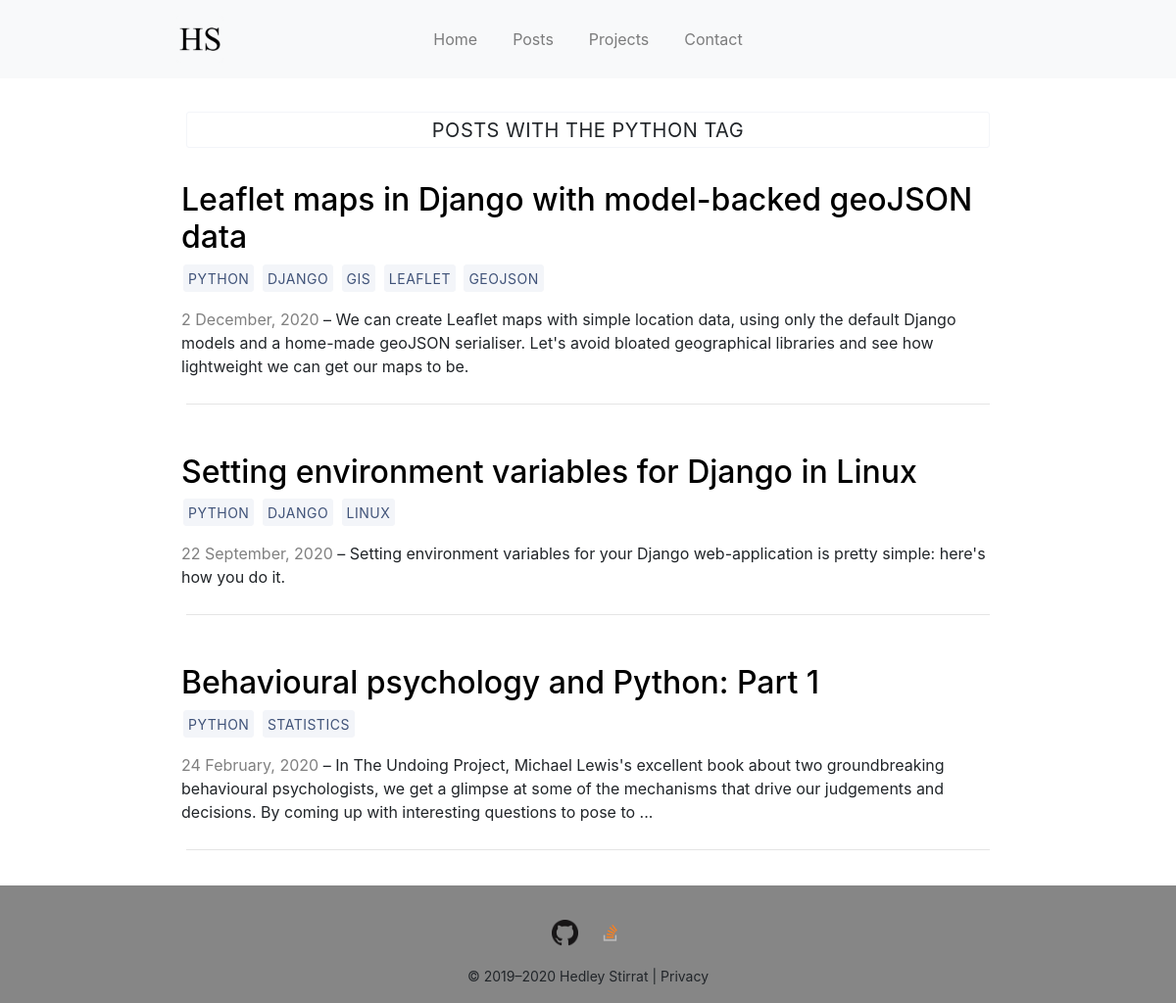
The page /tags/Python/ on the database as committed earlier.
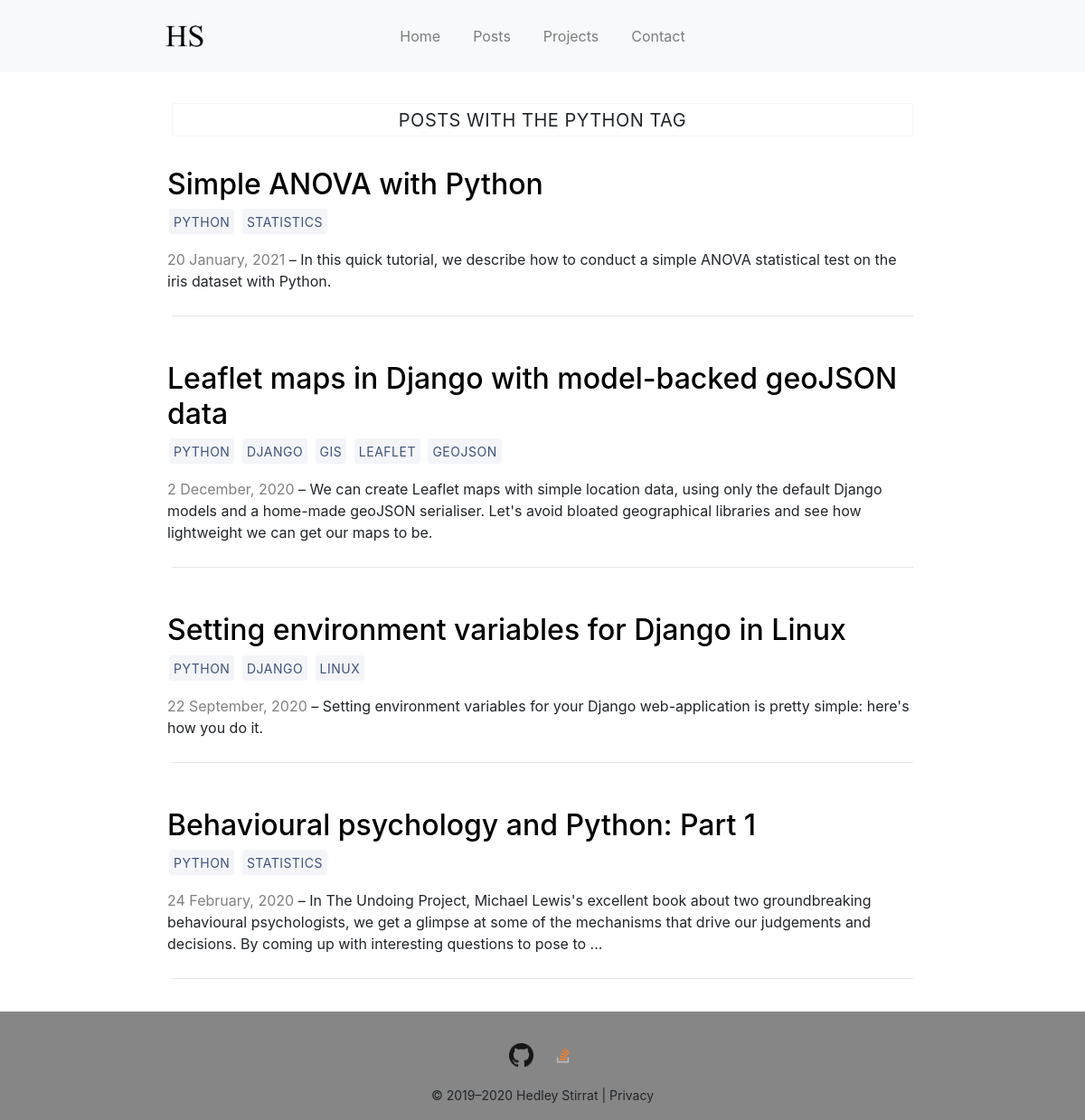
The same page on the database as committed later.
### blog/models.py (models this page shows, shortened)
class BlogPost(models.Model):
    title = models.CharField(max_length=100)
    is_published = models.BooleanField(default=True)
    published_date = models.DateField()
    modified_date = models.DateField(null=True, blank=True)
    slug = models.SlugField(unique=True)
    tags = models.ManyToManyField('Tag', related_name='blog_posts')
    snippet = models.CharField('snippet', max_length=250)
    content = models.TextField()
    def get_absolute_url(self):
        return reverse('detail', kwargs = {'slug': self.slug})

class Tag(models.Model):
    name = models.CharField(max_length=20)

### blog/views.py (the view)
def tag(request, tag):
    blog_posts = BlogPost.objects.filter(
        tags__name = tag
    ).order_by(
        '-published_date'
    )
    tags = Tag.objects.all()
    context = {
        "tag": tag,
        "blog_posts": blog_posts,
    }
    return render(request, "tag.html", context)

### blog/templates/tag.html (shortened to what this page needs)
{% extends "base.html" %}
{% load static %}
{% block content %}
    <a class="btn tag-title">Posts with the {{ tag | title }} tag</a>
    <br />
    {% for post in blog_posts %}
        <br />
        <div class="row">
            <div class="column snippet-text">
                <h2>
                    <a id='post-href' href="{{post.get_absolute_url}}"> {{ post.title|safe }} </a>
                </h2>
                <p>
                    {% for tag in post.tags.all %}
                        <a class="btn" href="{% url 'tag' tag.name %}">
                            {{ tag.name }}
                        </a>
                    {% endfor %}
                </p>
                <p style="color:gray; display:inline;">
                    {{ post.published_date|date:"j F, Y" }}
                </p>
                <p style="display:inline;">
                    &ndash; {{ post.snippet|safe }}
                </p>
            </div>
        </div>
        <hr>
    {% endfor %}
{% endblock %}

Rows that differ between the two databases and show on the page:
added BlogPost: title "Simple ANOVA with Python", published_date "20 January, 2021", snippet "In this quick tutorial, we describe how to conduct a simple ANOVA statistical test on the iris dataset with Python.", Tag (name "PYTHON"), Tag (name "STATISTICS")
